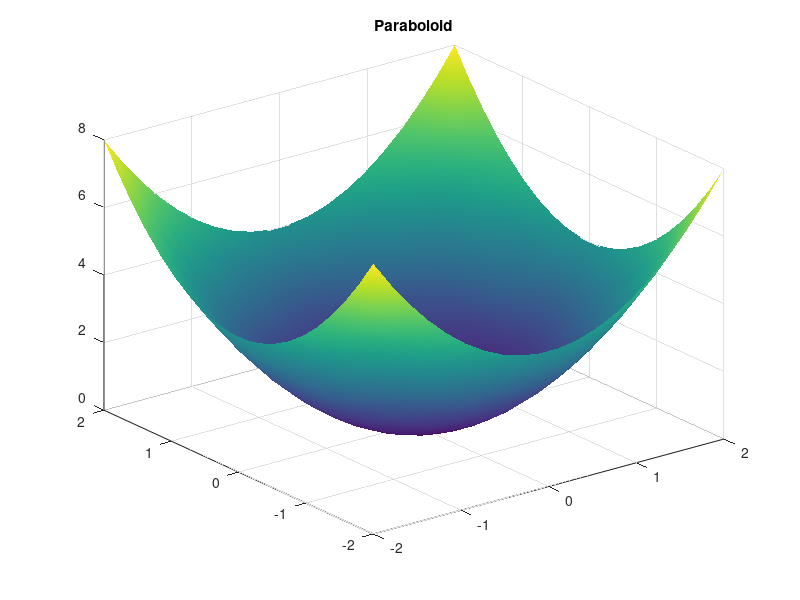
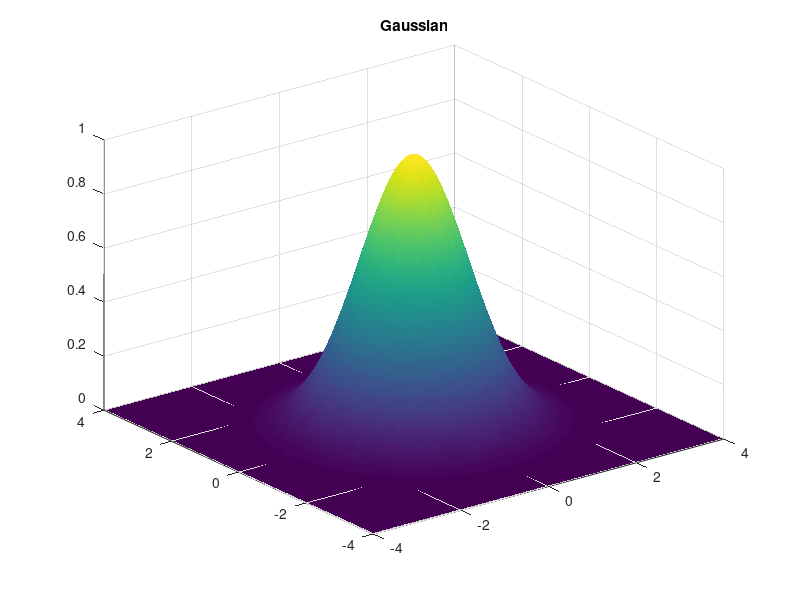
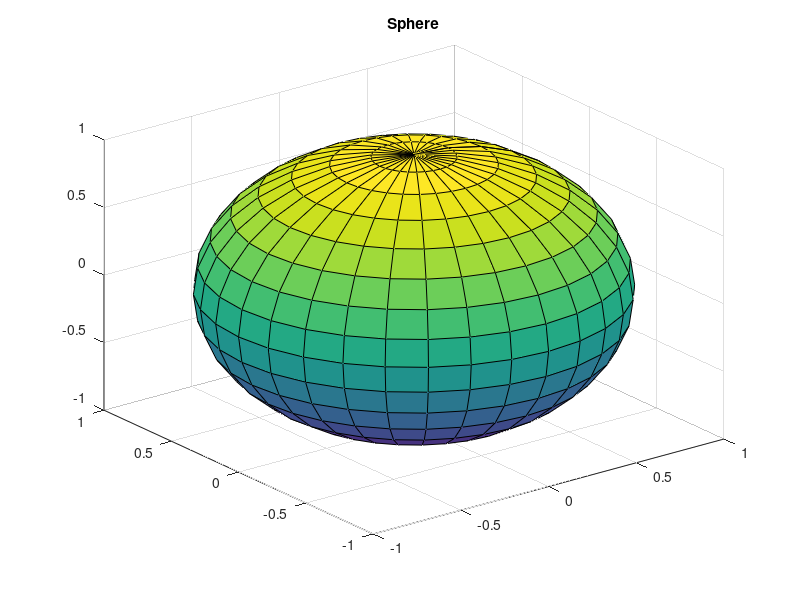
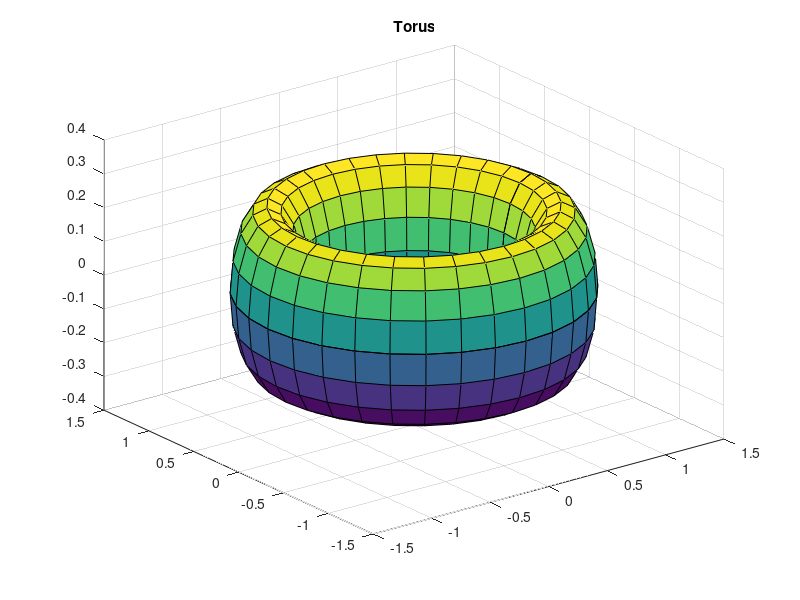

MATLAB code for these plots, in order:
%Here we are going to plot some surfaces: Paraboloid, Gaussian function,
%sphere, torus


%Paraboloid over [-2,2]x[-2,2]
x = linspace(-2,2,20);
y = linspace(-2,2, 20);

[X, Y] = meshgrid(x, y); %returns 2-D grid coordinates based o the coordinates contained in vectors x and y. X is a matrix where each row is a copy of x, and  Y is a matrix where each column is a copy of y. the grid representes by the coordinates X and Y ha lenght(y) rows and lengt(x) xolumns
Z = X.^2 + Y.^2;
figure
surf(X, Y, Z)
shading interp
title("Paraboloid")


%Gaussian function over [−4, 4] × [−4, 4]:
x = linspace(-4,4,101);
y = linspace(-4,4, 101);
[X, Y] = meshgrid(x, y);
Z = exp(-(X.^2 + Y.^2) / 2);
figure
surf(X, Y, Z) 
shading interp
title("Gaussian")


%Sphere, using parametric form x = cos(u)*sin(v), y = sin(u)*sin(v), z = cos(v) (u ∈ [0, 2π], v ∈ [0, π]):
u = linspace(0, 2*pi, 33); % uniform sampling
v = linspace(0, pi, 17);
[U, V] = meshgrid(u, v);
X = cos(U).*sin(V);
Y = sin(U).*sin(V);
Z = cos(V);
figure
surf(X,Y,Z)
title("Sphere")


%Torus, using parametric form x = (R + r*cos(u))*cos(v), x = (R + r*cos(u))*sin(v), z = r*sin(u) (u ∈ [0, 2π], v ∈ [0, 2π]):
R = 1; r = 0.25;
u = linspace(0, 2*pi, 17);
v = linspace(0, 2*pi, 33);

[U, V] = meshgrid(u, v);

X = (R + r*cos(U)).*cos(V); %Here these are element-wise multiplications, which means that each element in (R + r*cos(U)) is multiplied by the corresponding element in cos(V)
Y = (R + r*cos(U)).*sin(V);
Z = r*sin(U);

figure
surf(X,Y,Z)
title("Torus")

%I have to check the multiplication in matlab, which is elemnt wise, which
%is matrix multiplication, etc, etc







